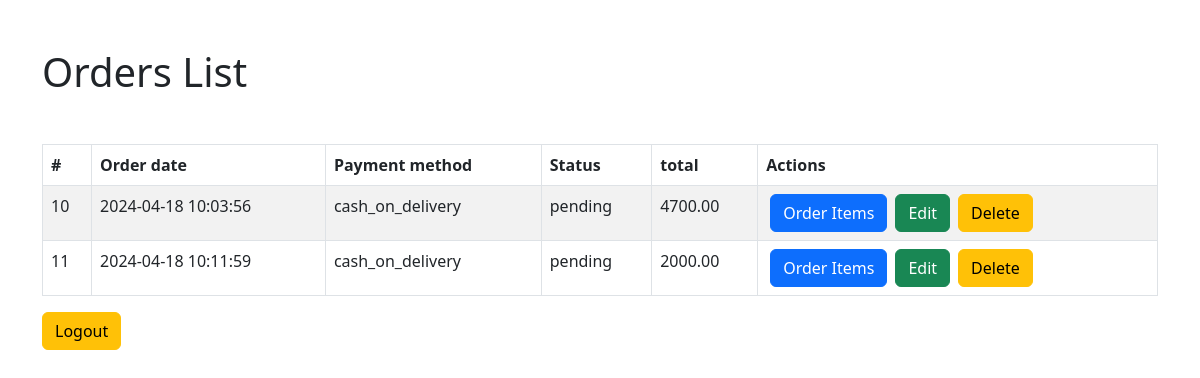
Page /admin/orders/index.php (signed in) on the earlier database version.
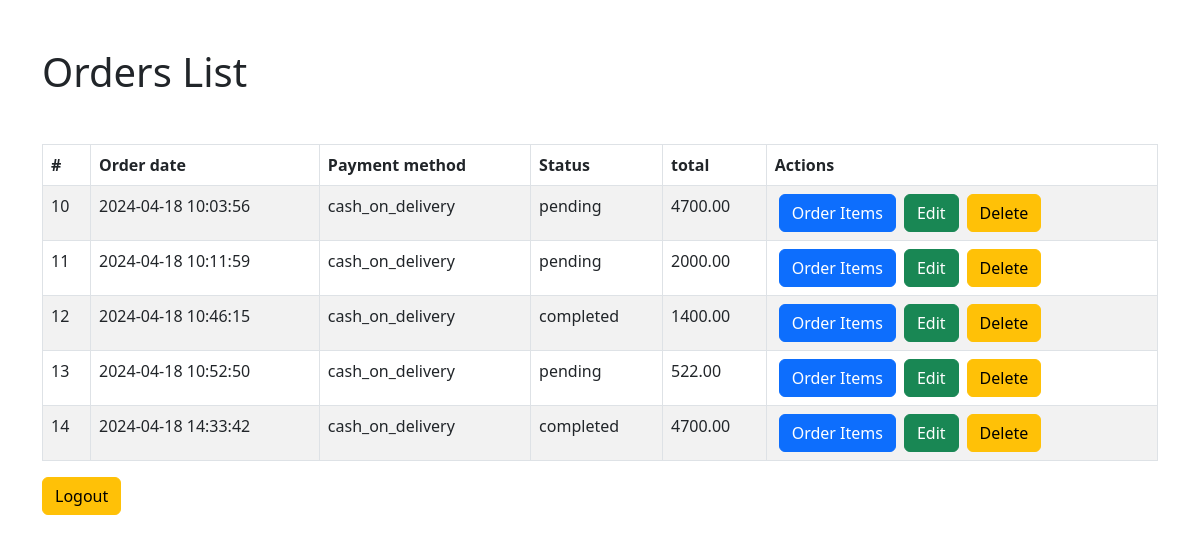
Same page on the later database version.
### tables this page shows
CREATE TABLE `orders` (
  `id` int(11) NOT NULL,
  `user_id` int(11) NOT NULL,
  `payment_method` enum('credit_card','cash_on_delivery') NOT NULL,
  `status` enum('pending','processing','shipped','completed','cancelled') DEFAULT 'pending',
  `created_at` datetime NOT NULL DEFAULT current_timestamp(),
  `total` decimal(10,2) NOT NULL
);

### admin/orders/index.php (the view, shortened to what this page needs)
<!DOCTYPE html>
<html lang="en">
<head>
    <link href="https://cdn.jsdelivr.net/npm/bootstrap@5.2.3/dist/css/bootstrap.min.css" rel="stylesheet">
</head>
<body>
<div class="container">
        <header class="d-flex justify-content-between my-4">
            <h1 class="text-center my-4">Orders List</h1>
        </header>
        <table class="table table-bordered table-striped">
            <thead>
                <tr>
                    <th>#</th>
                    <th>Order date</th>
                    <th>Payment method</th>
                    <th>Status</th>
                    <th>total</th>
                    <th>Actions</th>
                </tr>
            </thead>
            <tbody>
               <?php
        require_once "../../includes/db_connect.php";
        $sql = "SELECT * FROM orders";
                    $result = mysqli_query($conn, $sql);
                    if(mysqli_num_rows($result) > 0){
                        while($row = mysqli_fetch_assoc($result)){
                            echo "<tr>";
                            echo "<td>".$row['id']."</td>";
                            echo "<td>".$row['created_at']."</td>";
                            echo "<td>".$row['payment_method']."</td>";
                            echo "<td>".$row['status']."</td>";
                            echo "<td>".$row['total']."</td>";
                            echo "<td>";
                            echo "<a href='view.php?id=".$row['id']."' class='btn btn-primary mx-1'>Order Items</a>";
                            echo "<a href='edit.php?id=".$row['id']."' class='btn btn-success mx-1'>Edit</a>";
                            echo "<a href='delete.php?id=".$row['id']."' class='btn btn-warning mx-1'>Delete</a>";
                            echo "</td>";
                            echo "</tr>";
                        }
                    }else{
                        echo "<tr><td colspan='6'>No Orders were found</td></tr>";
                    }
                ?>
            </tbody>
        </table>
        <a href="../logout.php" class="btn btn-warning ">Logout</a>
</div>
</body>
</html>

Differences in the rows shown:
added orders: id "12", created_at "2024-04-18 10:46:15", payment_method "cash_on_delivery", status "completed", total "1400.00"
added orders: id "13", created_at "2024-04-18 10:52:50", payment_method "cash_on_delivery", status "pending", total "522.00"
added orders: id "14", created_at "2024-04-18 14:33:42", payment_method "cash_on_delivery", status "completed", total "4700.00"
